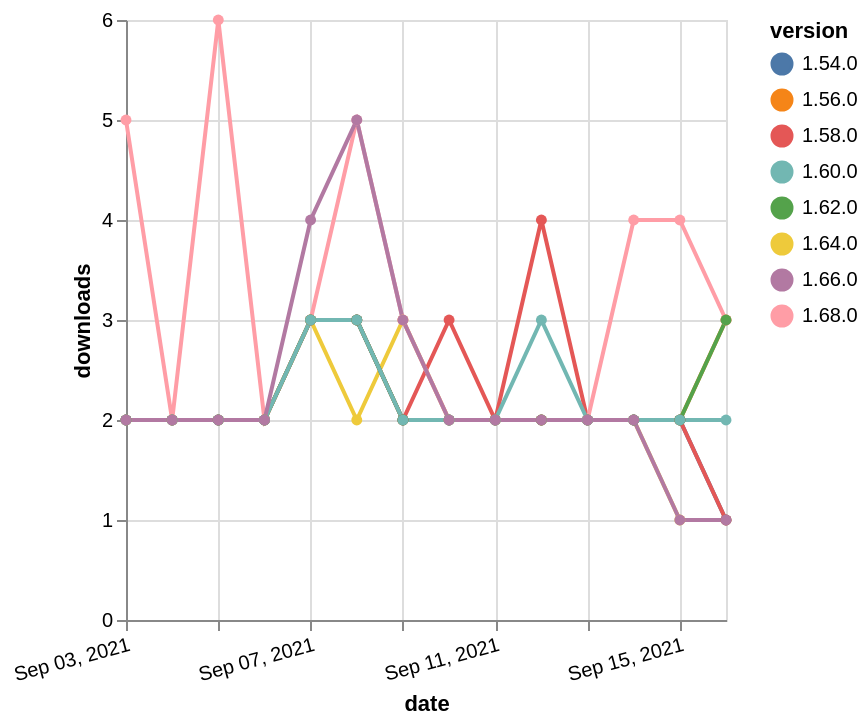

Write the Vega-Lite specification saved for this chart.
### Vega-Lite specification from a JSON file in a GitHub repository (floating-point values rounded to 4 significant figures)
{"$schema": "https://vega.github.io/schema/vega-lite/v5.json", "description": "A simple bar chart with embedded data.", "data": {"values": [{"date": "2021-09-03", "total": 2383, "delta": 2, "version": "1.56.0"}, {"date": "2021-09-04", "total": 2385, "delta": 2, "version": "1.56.0"}, {"date": "2021-09-05", "total": 2387, "delta": 2, "version": "1.56.0"}, {"date": "2021-09-06", "total": 2389, "delta": 2, "version": "1.56.0"}, {"date": "2021-09-07", "total": 2392, "delta": 3, "version": "1.56.0"}, {"date": "2021-09-08", "total": 2395, "delta": 3, "version": "1.56.0"}, {"date": "2021-09-09", "total": 2397, "delta": 2, "version": "1.56.0"}, {"date": "2021-09-10", "total": 2399, "delta": 2, "version": "1.56.0"}, {"date": "2021-09-11", "total": 2401, "delta": 2, "version": "1.56.0"}, {"date": "2021-09-12", "total": 2403, "delta": 2, "version": "1.56.0"}, {"date": "2021-09-13", "total": 2405, "delta": 2, "version": "1.56.0"}, {"date": "2021-09-14", "total": 2407, "delta": 2, "version": "1.56.0"}, {"date": "2021-09-15", "total": 2409, "delta": 2, "version": "1.56.0"}, {"date": "2021-09-16", "total": 2412, "delta": 3, "version": "1.56.0"}, {"date": "2021-09-03", "total": 1076, "delta": 2, "version": "1.64.0"}, {"date": "2021-09-04", "total": 1078, "delta": 2, "version": "1.64.0"}, {"date": "2021-09-05", "total": 1080, "delta": 2, "version": "1.64.0"}, {"date": "2021-09-06", "total": 1082, "delta": 2, "version": "1.64.0"}, {"date": "2021-09-07", "total": 1085, "delta": 3, "version": "1.64.0"}, {"date": "2021-09-08", "total": 1087, "delta": 2, "version": "1.64.0"}, {"date": "2021-09-09", "total": 1090, "delta": 3, "version": "1.64.0"}, {"date": "2021-09-10", "total": 1092, "delta": 2, "version": "1.64.0"}, {"date": "2021-09-11", "total": 1094, "delta": 2, "version": "1.64.0"}, {"date": "2021-09-12", "total": 1096, "delta": 2, "version": "1.64.0"}, {"date": "2021-09-13", "total": 1098, "delta": 2, "version": "1.64.0"}, {"date": "2021-09-14", "total": 1100, "delta": 2, "version": "1.64.0"}, {"date": "2021-09-15", "total": 1101, "delta": 1, "version": "1.64.0"}, {"date": "2021-09-16", "total": 1102, "delta": 1, "version": "1.64.0"}, {"date": "2021-09-03", "total": 2843, "delta": 2, "version": "1.54.0"}, {"date": "2021-09-04", "total": 2845, "delta": 2, "version": "1.54.0"}, {"date": "2021-09-05", "total": 2847, "delta": 2, "version": "1.54.0"}, {"date": "2021-09-06", "total": 2849, "delta": 2, "version": "1.54.0"}, {"date": "2021-09-07", "total": 2852, "delta": 3, "version": "1.54.0"}, {"date": "2021-09-08", "total": 2855, "delta": 3, "version": "1.54.0"}, {"date": "2021-09-09", "total": 2857, "delta": 2, "version": "1.54.0"}, {"date": "2021-09-10", "total": 2859, "delta": 2, "version": "1.54.0"}, {"date": "2021-09-11", "total": 2861, "delta": 2, "version": "1.54.0"}, {"date": "2021-09-12", "total": 2863, "delta": 2, "version": "1.54.0"}, {"date": "2021-09-13", "total": 2865, "delta": 2, "version": "1.54.0"}, {"date": "2021-09-14", "total": 2867, "delta": 2, "version": "1.54.0"}, {"date": "2021-09-15", "total": 2869, "delta": 2, "version": "1.54.0"}, {"date": "2021-09-16", "total": 2870, "delta": 1, "version": "1.54.0"}, {"date": "2021-09-03", "total": 2219, "delta": 2, "version": "1.58.0"}, {"date": "2021-09-04", "total": 2221, "delta": 2, "version": "1.58.0"}, {"date": "2021-09-05", "total": 2223, "delta": 2, "version": "1.58.0"}, {"date": "2021-09-06", "total": 2225, "delta": 2, "version": "1.58.0"}, {"date": "2021-09-07", "total": 2228, "delta": 3, "version": "1.58.0"}, {"date": "2021-09-08", "total": 2231, "delta": 3, "version": "1.58.0"}, {"date": "2021-09-09", "total": 2233, "delta": 2, "version": "1.58.0"}, {"date": "2021-09-10", "total": 2236, "delta": 3, "version": "1.58.0"}, {"date": "2021-09-11", "total": 2238, "delta": 2, "version": "1.58.0"}, {"date": "2021-09-12", "total": 2242, "delta": 4, "version": "1.58.0"}, {"date": "2021-09-13", "total": 2244, "delta": 2, "version": "1.58.0"}, {"date": "2021-09-14", "total": 2246, "delta": 2, "version": "1.58.0"}, {"date": "2021-09-15", "total": 2248, "delta": 2, "version": "1.58.0"}, {"date": "2021-09-16", "total": 2249, "delta": 1, "version": "1.58.0"}, {"date": "2021-09-03", "total": 253, "delta": 5, "version": "1.68.0"}, {"date": "2021-09-04", "total": 255, "delta": 2, "version": "1.68.0"}, {"date": "2021-09-05", "total": 261, "delta": 6, "version": "1.68.0"}, {"date": "2021-09-06", "total": 263, "delta": 2, "version": "1.68.0"}, {"date": "2021-09-07", "total": 266, "delta": 3, "version": "1.68.0"}, {"date": "2021-09-08", "total": 271, "delta": 5, "version": "1.68.0"}, {"date": "2021-09-09", "total": 274, "delta": 3, "version": "1.68.0"}, {"date": "2021-09-10", "total": 276, "delta": 2, "version": "1.68.0"}, {"date": "2021-09-11", "total": 278, "delta": 2, "version": "1.68.0"}, {"date": "2021-09-12", "total": 280, "delta": 2, "version": "1.68.0"}, {"date": "2021-09-13", "total": 282, "delta": 2, "version": "1.68.0"}, {"date": "2021-09-14", "total": 286, "delta": 4, "version": "1.68.0"}, {"date": "2021-09-15", "total": 290, "delta": 4, "version": "1.68.0"}, {"date": "2021-09-16", "total": 293, "delta": 3, "version": "1.68.0"}, {"date": "2021-09-03", "total": 1711, "delta": 2, "version": "1.62.0"}, {"date": "2021-09-04", "total": 1713, "delta": 2, "version": "1.62.0"}, {"date": "2021-09-05", "total": 1715, "delta": 2, "version": "1.62.0"}, {"date": "2021-09-06", "total": 1717, "delta": 2, "version": "1.62.0"}, {"date": "2021-09-07", "total": 1720, "delta": 3, "version": "1.62.0"}, {"date": "2021-09-08", "total": 1723, "delta": 3, "version": "1.62.0"}, {"date": "2021-09-09", "total": 1725, "delta": 2, "version": "1.62.0"}, {"date": "2021-09-10", "total": 1727, "delta": 2, "version": "1.62.0"}, {"date": "2021-09-11", "total": 1729, "delta": 2, "version": "1.62.0"}, {"date": "2021-09-12", "total": 1731, "delta": 2, "version": "1.62.0"}, {"date": "2021-09-13", "total": 1733, "delta": 2, "version": "1.62.0"}, {"date": "2021-09-14", "total": 1735, "delta": 2, "version": "1.62.0"}, {"date": "2021-09-15", "total": 1737, "delta": 2, "version": "1.62.0"}, {"date": "2021-09-16", "total": 1740, "delta": 3, "version": "1.62.0"}, {"date": "2021-09-03", "total": 1733, "delta": 2, "version": "1.60.0"}, {"date": "2021-09-04", "total": 1735, "delta": 2, "version": "1.60.0"}, {"date": "2021-09-05", "total": 1737, "delta": 2, "version": "1.60.0"}, {"date": "2021-09-06", "total": 1739, "delta": 2, "version": "1.60.0"}, {"date": "2021-09-07", "total": 1742, "delta": 3, "version": "1.60.0"}, {"date": "2021-09-08", "total": 1745, "delta": 3, "version": "1.60.0"}, {"date": "2021-09-09", "total": 1747, "delta": 2, "version": "1.60.0"}, {"date": "2021-09-10", "total": 1749, "delta": 2, "version": "1.60.0"}, {"date": "2021-09-11", "total": 1751, "delta": 2, "version": "1.60.0"}, {"date": "2021-09-12", "total": 1754, "delta": 3, "version": "1.60.0"}, {"date": "2021-09-13", "total": 1756, "delta": 2, "version": "1.60.0"}, {"date": "2021-09-14", "total": 1758, "delta": 2, "version": "1.60.0"}, {"date": "2021-09-15", "total": 1760, "delta": 2, "version": "1.60.0"}, {"date": "2021-09-16", "total": 1762, "delta": 2, "version": "1.60.0"}, {"date": "2021-09-03", "total": 799, "delta": 2, "version": "1.66.0"}, {"date": "2021-09-04", "total": 801, "delta": 2, "version": "1.66.0"}, {"date": "2021-09-05", "total": 803, "delta": 2, "version": "1.66.0"}, {"date": "2021-09-06", "total": 805, "delta": 2, "version": "1.66.0"}, {"date": "2021-09-07", "total": 809, "delta": 4, "version": "1.66.0"}, {"date": "2021-09-08", "total": 814, "delta": 5, "version": "1.66.0"}, {"date": "2021-09-09", "total": 817, "delta": 3, "version": "1.66.0"}, {"date": "2021-09-10", "total": 819, "delta": 2, "version": "1.66.0"}, {"date": "2021-09-11", "total": 821, "delta": 2, "version": "1.66.0"}, {"date": "2021-09-12", "total": 823, "delta": 2, "version": "1.66.0"}, {"date": "2021-09-13", "total": 825, "delta": 2, "version": "1.66.0"}, {"date": "2021-09-14", "total": 827, "delta": 2, "version": "1.66.0"}, {"date": "2021-09-15", "total": 828, "delta": 1, "version": "1.66.0"}, {"date": "2021-09-16", "total": 829, "delta": 1, "version": "1.66.0"}]}, "width": "container", "mark": {"type": "line", "point": {"filled": true}}, "encoding": {"x": {"field": "date", "type": "temporal", "timeUnit": "yearmonthdate", "title": "date", "axis": {"labelAngle": -15}}, "y": {"field": "delta", "type": "quantitative", "title": "downloads"}, "color": {"field": "version", "type": "nominal"}, "tooltip": {"field": "delta"}}}
